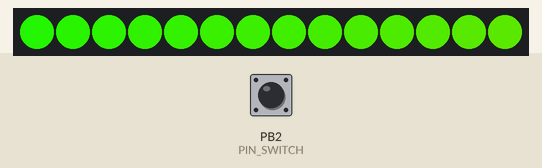
This sketch was run on a simulated ATtiny85, built with avr-gcc and run on an emulated ATtiny85. Shown: 14 RGB LEDs in strip order, left to right. The test bench sets the inputs (shaded band); at power-on: PB2 (PIN_SWITCH) HIGH. Dim RGB values are drawn brighter than linear; random numbers use the default seed unless the sketch sets one.

Above: at 1.26 s.
1.3 s: PB2 (PIN_SWITCH) pulled LOW for 0.15 s
At 1.55 s:
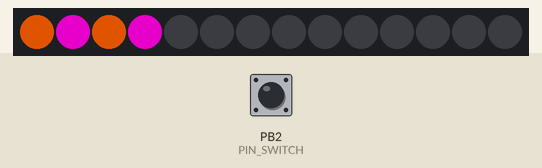
2.0 s: PB2 (PIN_SWITCH) pulled LOW for 1 s
At 2.25 s:
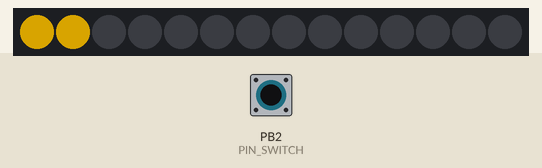
3.6 s: PB2 (PIN_SWITCH) pulled LOW for 0.15 s
4.3 s: PB2 (PIN_SWITCH) pulled LOW for 3.2 s
At 6.2 s:
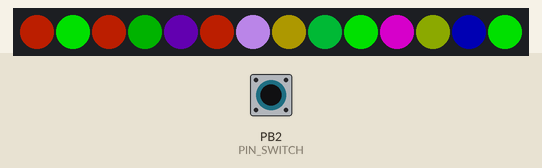
9.0 s: PB2 (PIN_SWITCH) pulled LOW for 0.15 s
At 9.25 s:
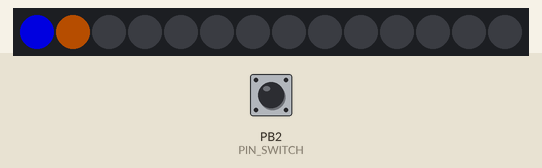
9.7 s: PB2 (PIN_SWITCH) pulled LOW for 1 s
At 13.86 s:
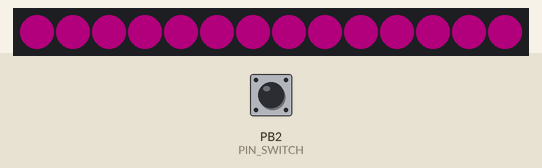

The sketch:

neopixel-star.ino
```cpp
// NeoPixel Star, using the Adafruit NeoPixel library
//   (for 7-point IKEA star lamp) by Zonker Harris
//     started at Hacker Dojo Grand Re-opening, NOV 11, 2016
//  loosely based on my SF Giants sign project v0.5

// https://github.com/pmjdebruijn/Arduino-Entropy-Library
#include <Entropy.h>

#include "configuration.h"
#include "globals.h"
#include "hardware.h"
#include "light_sequence.h"
#include "my_colors.h"
#include "randoms.h"
#include "sequences.h"

bool pressed = false;

// Interrupt Service Routine (ISR)
void onButtonPress() {
  SERIAL_PRINTLN("onButtonPress()");
  static unsigned long last_interrupt_time = 0;
  // If interrupts come faster than 200ms, assume it's a bounce and ignore
  if (millis() - last_interrupt_time > 200) {
    pressed = true;
  }
  last_interrupt_time = millis();
}

void setup() {
  #ifdef DEBUG
  Serial.begin(9600);
  while (! Serial); // Wait untilSerial is ready
  #endif

  strip.begin();
  strip.show(); // Initialize all pixels to 'off'

  uint32_t seed_value;

  // This routine sets up the watch dog timer with interrupt handler to
  // maintain a pool of real entropy for use in sketches.  This mechanism
  // is relatively slow since it will only produce a little less than
  // two 32-bit random values per second.
  Entropy.initialize();

  // The random method returns an unsigned 32-bit value, which can be
  // cast as a signed value if needed.  The function will wait until
  // sufficient entropy is available to return, which could cause
  // delays of up to approximately 500ms
  seed_value = Entropy.random();

  // By using the Entropy library to seed the normal pseudo-random
  // number generator which ensures that the standard libraries random
  // number generator will provide different starting values each time
  // the sketch is run.  This performs much better than the normal
  // randomSeed(analogRead(0)).
  randomSeed(seed_value);

  pinMode(PIN_SWITCH, INPUT_PULLUP);
  attachInterrupt(digitalPinToInterrupt(PIN_SWITCH), onButtonPress, FALLING);
  // on UNO's, Int 0 = pin D2, and Int 1 = pin D3
  // on ATtiny85, Int 0 = pin PB2 (chip pin 7)

  #ifndef __AVR_ATtiny85__
  analogReference(DEFAULT);
  #endif

  // DEFINE THE INITIAL SEQUENCE HERE:
  sequence = randomSequence();

  reset();
}

void loop() {
  // Slow the flicker a bit.
  static unsigned long nextTick;
  if (millis() < nextTick) {
    if (!pressed) { return; }
  }
  nextTick = millis() + 100;

  #ifdef MICROPHONE
  uint16_t volume = analogRead(PIN_MICROPHONE);
  #else
  uint16_t volume = 1;
  #endif
  for (uint8_t led = 0; led < NUM_LEDS; ++led) {
    strip.setPixelColor(led, Normalize(colors[led], volume));
    strip.show();
  }

  // Instead of using the blocking delay(), set a delay using the pause()
  // method in globals.h; this way the loop will continue to react to button
  // presses during the delay.
  if (millis() < pauseEnd) {
    if (!pressed) { return; }
  }

  if (pressed) {
    #ifdef RANDOM_SEQUENCE
    sequence = randomSequence();
    #else
    sequence = static_cast<LightSequence>((sequence + 1) % NUM_SEQUENCES);
    #endif
    pressed = false;
    reset();

    // Black out all pixels between sequences.
    blackNow();
  }

  uint16_t innerStep = nextStep % cycleLength;

  #ifdef ADVANCE_AUTOMATICALLY
  setCycles(Entropy.random(2, 7));
  #else
  setCycles(1);
  #endif

  #ifdef WIPE_PATTERNS
  static uint8_t baseColor;
  #endif

  //  *** These are the animations that can be chosen...
  switch (sequence) {
    #ifdef RAINBOW_PATTERNS
    case RAINBOW_CYCLE:
      SERIAL_PRINTLNIF(innerStep == 0, "RAINBOW_CYCLE");
      // Set pixels to a rainbow, then cycles all pixels thru the rainbow, *twice*
      setCycleLength(256 * 2);
      rainbowCycle(innerStep);
      break;
    case RAINBOW:
      SERIAL_PRINTLNIF(innerStep == 0, "RAINBOW");
      // Set all pixels to color, then cycles the pixels through the rainbow once
      setCycleLength(256);
      rainbow(innerStep);
      break;
    #endif
    #ifdef WIPE_PATTERNS
    case WIPE_COLOR:
      SERIAL_PRINTLNIF(innerStep == 0, "WIPE_COLOR");
      setCycleLength(NUM_LEDS);
      if (innerStep == 0) {
        baseColor = randomColor();  // pick a new random color every cycle.
      }
      wipeColor(innerStep, baseColor); // set all the pixels to that color
      break;
    case BLACK_LEAD_WIPE_COLOR:
      SERIAL_PRINTLNIF(innerStep == 0, "BLACK_LEAD_WIPE_COLOR");
      /* This sequence 'wipes' all the pixels, one at a time, with
         a color, but it leads the wipe with a dark, unlit pixel
         (like an eraser that changes the stripe color) */
      setCycleLength(NUM_LEDS + 1);
      if (innerStep == 0) {
        baseColor = randomColor();  // pick a new random color every cycle.
      }
      // Black pixel at the lead, followed by colors, cycles, delay
      wipeColorWithLead(innerStep, BLACK, baseColor);
      break;
    case WHITE_LEAD_WIPE_COLOR:
      SERIAL_PRINTLNIF(innerStep == 0, "WHITE_LEAD_WIPE_COLOR");
      /* This sequence 'wipes' all the pixels, one at a time, with a
        color, but it leads the wipe with a bright, white color
        (like a meteor passing, with a colored tail). */
      setCycleLength(NUM_LEDS + 1);
      if (innerStep == 0) {
        baseColor = randomColor();  // pick a new random color every cycle.
      }
      // White pixel at the lead, followed by colors, cycles, delay
      wipeColorWithLead(innerStep, WHITE, baseColor);
      break;
    #endif
    #ifdef RANDOM_PATTERNS
    case WIPE_RANDOM:
      SERIAL_PRINTLNIF(innerStep == 0, "WIPE_RANDOM");
      /* This sequence 'wipes' all the pixels, one at a time, with a
        random color, but it leads the wipe with a dark, unlit pixel
        (like an eraser that changes the stripe color) */
      setCycleLength(NUM_LEDS);
      wipeRandom(innerStep);  // set each pixel to a random color.
      break;
    case RANDOM_PIXELS:
      SERIAL_PRINTLNIF(innerStep == 0, "RANDOM_PIXELS");
      // Pick pixels at random, set each pixel to a random color
      cycles = 1;
      // How many pixel changes? Pick a large range (low, high)
      setCycleLength(NUM_LEDS + Entropy.random(20, 65));
      if (innerStep < NUM_LEDS) {
        // First do a random wipe, to make sure all pixels are on
        wipeRandom(innerStep);
      } else {
        // Then, set pixels at random.
        randomPixels();
      }
      break;
    #endif
    case CYCLE_PAIRS:
      SERIAL_PRINTLNIF(innerStep == 0, "CYCLE_PAIRS");
      /* The way the IKEA Star is wired, one pixel is on the "top/left"
         side of each arm, and the next pixel is on the "bottom/right
         side of that arm. This sequence tries to paint the "top" with
         one color, and the "bottom" with another color.  */
      setCycleLength(NUM_LEDS / 2);
      cyclePairs(innerStep);
      break;
    default:
      // NUM_SEQUENCES is not a real value.
      reset();
  }

  nextStep++;
  SERIAL_PRINT("nextStep=");
  SERIAL_PRINTLN(nextStep);

  #ifdef ADVANCE_AUTOMATICALLY
  if (innerStep >= cycleLength) {
    pause(INTER_SEQUENCE_DELAY);  // Add a pause to enjoy the effect
  }
  if (nextStep >= cycles * cycleLength) {
    pressed = true;
  }
  #endif
}
```

color_utils.h
```cpp
#ifndef COLOR_UTILS_H
#define COLOR_UTILS_H

// From https://gist.github.com/postspectacular/2a4a8db092011c6743a7

// HSV->RGB conversion based on GLSL version
// expects hsv channels defined in 0.0 .. 1.0 interval

float fract(float x) { return x - int(x); }

float mix(float a, float b, float t) { return a + (b - a) * t; }

float step(float e, float x) { return x < e ? 0.0 : 1.0; }

float* rgb2hsv(float r, float g, float b, float* hsv) {
  float s = step(b, g);
  float px = mix(b, g, s);
  float py = mix(g, b, s);
  float pz = mix(-1.0, 0.0, s);
  float pw = mix(0.6666666, -0.3333333, s);
  s = step(px, r);
  float qx = mix(px, r, s);
  float qz = mix(pw, pz, s);
  float qw = mix(r, px, s);
  float d = qx - min(qw, py);
  hsv[0] = abs(qz + (qw - py) / (6.0 * d + 1e-10));
  hsv[1] = d / (qx + 1e-10);
  hsv[2] = qx;
  return hsv;
}

// The tinyNeoPixel library doesn't have a ColorHSV() implementation, so we
// need this conversion too.
float* hsv2rgb(float h, float s, float b, float* rgb) {
  rgb[0] = b * mix(1.0, constrain(abs(fract(h + 1.0) * 6.0 - 3.0) - 1.0, 0.0, 1.0), s);
  rgb[1] = b * mix(1.0, constrain(abs(fract(h + 0.6666666) * 6.0 - 3.0) - 1.0, 0.0, 1.0), s);
  rgb[2] = b * mix(1.0, constrain(abs(fract(h + 0.3333333) * 6.0 - 3.0) - 1.0, 0.0, 1.0), s);
  return rgb;
}

// From https://learn.adafruit.com/multi-tasking-the-arduino-part-3/utility-functions

// Returns the Red component of a 32-bit color
uint8_t Red(uint32_t color) {
  return (color >> 16) & 0xFF;
}

// Returns the Green component of a 32-bit color
uint8_t Green(uint32_t color) {
  return (color >> 8) & 0xFF;
}

// Returns the Blue component of a 32-bit color
uint8_t Blue(uint32_t color) {
  return color & 0xFF;
}

#endif
```

globals.h
```cpp
#ifndef GLOBALS_H
#define GLOBALS_H

#include "hardware.h"
#include "light_sequence.h"

uint32_t colors[NUM_LEDS];

LightSequence sequence;

// Some global variables that are cached between loops, and reset on a button press.
uint16_t nextStep, cycles, cycleLength;
unsigned long pauseEnd;

// These are #define instead of function definitions, so that the if condition is
// inlined wherever they're used, and the inner function is only evaluated when
// the condition is true.
#define setCycles(C) if (cycles <= 0) { cycles = (C); }
#define setCycleLength(L) if (cycleLength <= 0) { cycleLength = (L); }

// Use this instead of delay(), as a non-blocking alternative.
void pause(uint16_t length) {
  unsigned long now = millis();
  pauseEnd = (now > pauseEnd ? now : pauseEnd) + length;
}

void reset() {
  nextStep = 0;
  cycles = 0;
  cycleLength = 0;
  pauseEnd = 0;
}

#endif
```

hardware.h
```cpp
#ifndef HARDWARE_H
#define HARDWARE_H

// The code below will save you from having to change the pin numbers when you
// change which boards to which you will be uploading.
//
// Set pins, depending on if it's an ATtiny85 or a Pro Mini (larger Arduino...)
#ifdef __AVR_ATtiny85__
// Zonker's board connects pin 0 to the NeoPixel data wire.
// NB this pin is labelled as pin 5 on the chip:
// https://learn.sparkfun.com/tutorials/tiny-avr-programmer-hookup-guide/attiny85-use-hints
#define PIN_NEOPIXEL 0
// Pin 2, or INT0, is the only pin on an ATtiny85 with an interrupt.
// NB this pin is labelled as pin 7 on the chip:
// https://learn.sparkfun.com/tutorials/tiny-avr-programmer-hookup-guide/attiny85-use-hints
#define PIN_SWITCH   2
// Let's use pin A2 for the microphone; A1 is the same pin as digital 2, which
// we're already using for the switch.
// NB this pin is labelled as pin 4 on the chip:
// https://learn.sparkfun.com/tutorials/tiny-avr-programmer-hookup-guide/attiny85-use-hints
#define PIN_MICROPHONE A2
#else
// Let's use pin 2 for the switch, labelled as D2 on the board.
// We can use digitalPinToInterrupt() to get the interrupt.
#define PIN_SWITCH   2
// Let's use pin D8 for the data wire to the NeoPixels.
#define PIN_NEOPIXEL 8
// Let's use pin A0 for the microphone.
#define PIN_MICROPHONE A0
#endif

// NB tinyNeoPixel does not support fill(), gamma32(), and ColorHSV().
#ifdef __AVR_ATtiny85__
#include <tinyNeoPixel.h>
#define NeoPixel tinyNeoPixel
#else
#include <Adafruit_NeoPixel.h>
#define NeoPixel Adafruit_NeoPixel
#endif

// How many neopixels in the string?
// My IKEA Star project uses 14 neopixels...
// do you use more or less in your project?
#define NUM_LEDS 14

// Parameter 1 = number of pixels in strip
// Parameter 2 = pin number (most are valid)
// Parameter 3 = pixel type flags, add together as needed:
// NEO_RGB Pixels are wired for RGB bitstream
// NEO_GRB Pixels are wired for GRB bitstream
// NEO_KHZ400 400 KHz bitstream (e.g. FLORA pixels)
// NEO_KHZ800 800 KHz bitstream (e.g. High Density LED strip)
NeoPixel strip = NeoPixel(NUM_LEDS, PIN_NEOPIXEL, NEO_GRB + NEO_KHZ800);

#endif
```

light_sequence.h
```cpp
#ifndef LIGHT_SEQUENCE_H
#define LIGHT_SEQUENCE_H

#include "configuration.h"

enum LightSequence {
  #ifdef RAINBOW_PATTERNS
  RAINBOW_CYCLE,
  RAINBOW,
  #endif
  #ifdef WIPE_PATTERNS
  WIPE_COLOR,
  BLACK_LEAD_WIPE_COLOR,
  WHITE_LEAD_WIPE_COLOR,
  #endif
  #ifdef RANDOM_PATTERNS
  WIPE_RANDOM,
  RANDOM_PIXELS,
  #endif
  CYCLE_PAIRS,
  NUM_SEQUENCES  // A dummy sequence, for use in arithmetic.
};

#endif
```

my_colors.h
```cpp
#ifndef MY_COLORS_H
#define MY_COLORS_H

#include "hardware.h"

// (0, 0, 0)
#define BLACK 0

// (235, 235, 235)
#define WHITE strip.Color(235, 235, 235)

//These triplets are the R, G, and B values that go to NeoPixels.
uint8_t myColors[] = {
  //(0, 0) brite yellow
  160, 171, 0,
  37, 45, 0,
  //(1, 6)  blue
  0, 0, 160,
  0, 0, 60,
  //(2, 12)  mango, dark orange
  145, 25, 0,
  75, 12, 0,
  //(3, 18)  emerald green
  0, 160, 0,
  0, 60, 0,
  //(4, 24)  dark pink
  135, 0, 26,
  45, 0, 10,
  //(5, 30)  salmon
  112, 24, 20,
  43, 12, 8,
  //(6, 36)  bright pink
  134, 0, 126,
  59, 0, 41,
  //(7, 42)  red
  160, 0, 0,
  60, 0, 0,
  //(8, 48)  orange yellow
  137, 104, 0,
  50, 44, 0,
  //(9, 54)  brite green-yellow
  110, 152, 0,
  59, 84, 0,
  //(10, 60)  dark purple
  62, 0, 114,
  31, 0, 56,
  //(11, 66)  fuschia
  180, 0, 157,
  53, 0, 42,
  //(12, 72)  light lime
  49, 154, 0,
  30, 75, 0,
  //(13, 78)  cyan
  0, 90, 117,
  0, 33, 45,
  //(14, 84)  dim blue
  6, 11, 100,
  3, 8, 50,
  //(15, 90)  teal
  0, 167, 43,
  0, 70, 20,
  //(16, 96)  orange
  160, 60, 0,
  66, 28, 0,
  //(17, 102)  light green
  43, 175, 10,
  22, 64, 8,
  //(18, 108)  lavender
  146, 104, 182,
  89, 71, 106,
#ifdef CHRISTMAS_COLORS
  // https://www.schemecolor.com/christmas-hex-color-codes.php
  // Cal Poly Pomona Green
  22, 91, 51,
  // Dark Spring Green
  20, 107, 58,
  // Orange-Yellow
  248, 178, 41,
  // Cinnabar
  234, 70, 48,
  // Firebrick
  187, 37, 40,
#endif
#ifdef DADS_COLORS
  //(19, 114)  Dad's pink
  82, 12, 31,
  //(20, 120) Dad's Pale Yellow
  170, 68, 13,
  //(21, 126)  Dad's light-pink
  136, 43, 28,
  //(22, 132)  Dad's all red
  255, 0, 0,
  //(23, 132)  Dad's all blue
  0, 0, 255,
  //(23, 132)  Dad's light-blue
  20, 89, 255,
  //(24, 138)  Dad's rose
  40, 0, 26
#endif
};
uint8_t colorSets = (sizeof(myColors) / sizeof(uint8_t)) / 3;

#endif
```

randoms.h
```cpp
#ifndef randoms_h
#define randoms_h

// https://github.com/pmjdebruijn/Arduino-Entropy-Library
#include <Entropy.h>

#include "light_sequence.h"

// what was the last sequence chosen at random? (to avoid repeats)
LightSequence previousSequence = BLACK_LEAD_WIPE_COLOR;

LightSequence randomSequence() {
  SERIAL_PRINTLN("Selecting random sequence: ")
  uint8_t i = 0;
  LightSequence newSequence = previousSequence;
  do {
    newSequence = static_cast<LightSequence>(Entropy.random(1, NUM_SEQUENCES));
    SERIAL_PRINT("random sequence =");
    SERIAL_PRINTLN(newSequence);
    ++i;
  } while (i < 5 && newSequence == previousSequence);
  previousSequence = newSequence;
  return newSequence;
}

// what was the last color chosen at random? (to avoid repeats)
uint8_t previousColor = 5;

uint8_t randomColor() {
  uint8_t i = 0, result = previousColor;
  do {
    result = static_cast<uint8_t>(Entropy.random(0, colorSets) * 3);
    SERIAL_PRINT("randomColor =");
    SERIAL_PRINTLN(result);
    ++i;
  } while (i < 4 && result == previousColor);
  previousColor = result;
  return result;
}

#endif
```

configuration.h
```cpp
#ifndef CONFIGURATION_H
#define CONFIGURATION_H

//#define DEBUG

#ifdef DEBUG
#define SERIAL_PRINT(X) Serial.print(X);
#define SERIAL_PRINTLN(X) Serial.println(X);
#define SERIAL_PRINTLNIF(X, Y) if(X) { Serial.println(Y); }
#else
#define SERIAL_PRINT(X)
#define SERIAL_PRINTLN(X)
#define SERIAL_PRINTLNIF(X, Y)
#endif

// delay between different sequences
#define INTER_SEQUENCE_DELAY 1500

// inter-pixel delay, so you can see the wipe & fade patterns move quickly
#define INTER_PIXEL_DELAY 60

// * * * * * * * * * * * * * * * * * * * * * * * * * * * * * * * * * * *

// DEFINE WHAT MODE TO OPERATE HERE...

// Uncomment this to advance sequences automatically; otherwise, wait for button push
#define ADVANCE_AUTOMATICALLY

// Uncomment this to choose sequences at random; otherwise, choose them in order
#define RANDOM_SEQUENCE

// Uncomment these to enable features. Not all features will fit on an ATTiny85.
//#define MICROPHONE
#define RAINBOW_PATTERNS
#define WIPE_PATTERNS
#define RANDOM_PATTERNS
// #define CHRISTMAS_COLORS
// #define DADS_COLORS

#endif
```

Source omitted: sequences.h (5659 bytes)
